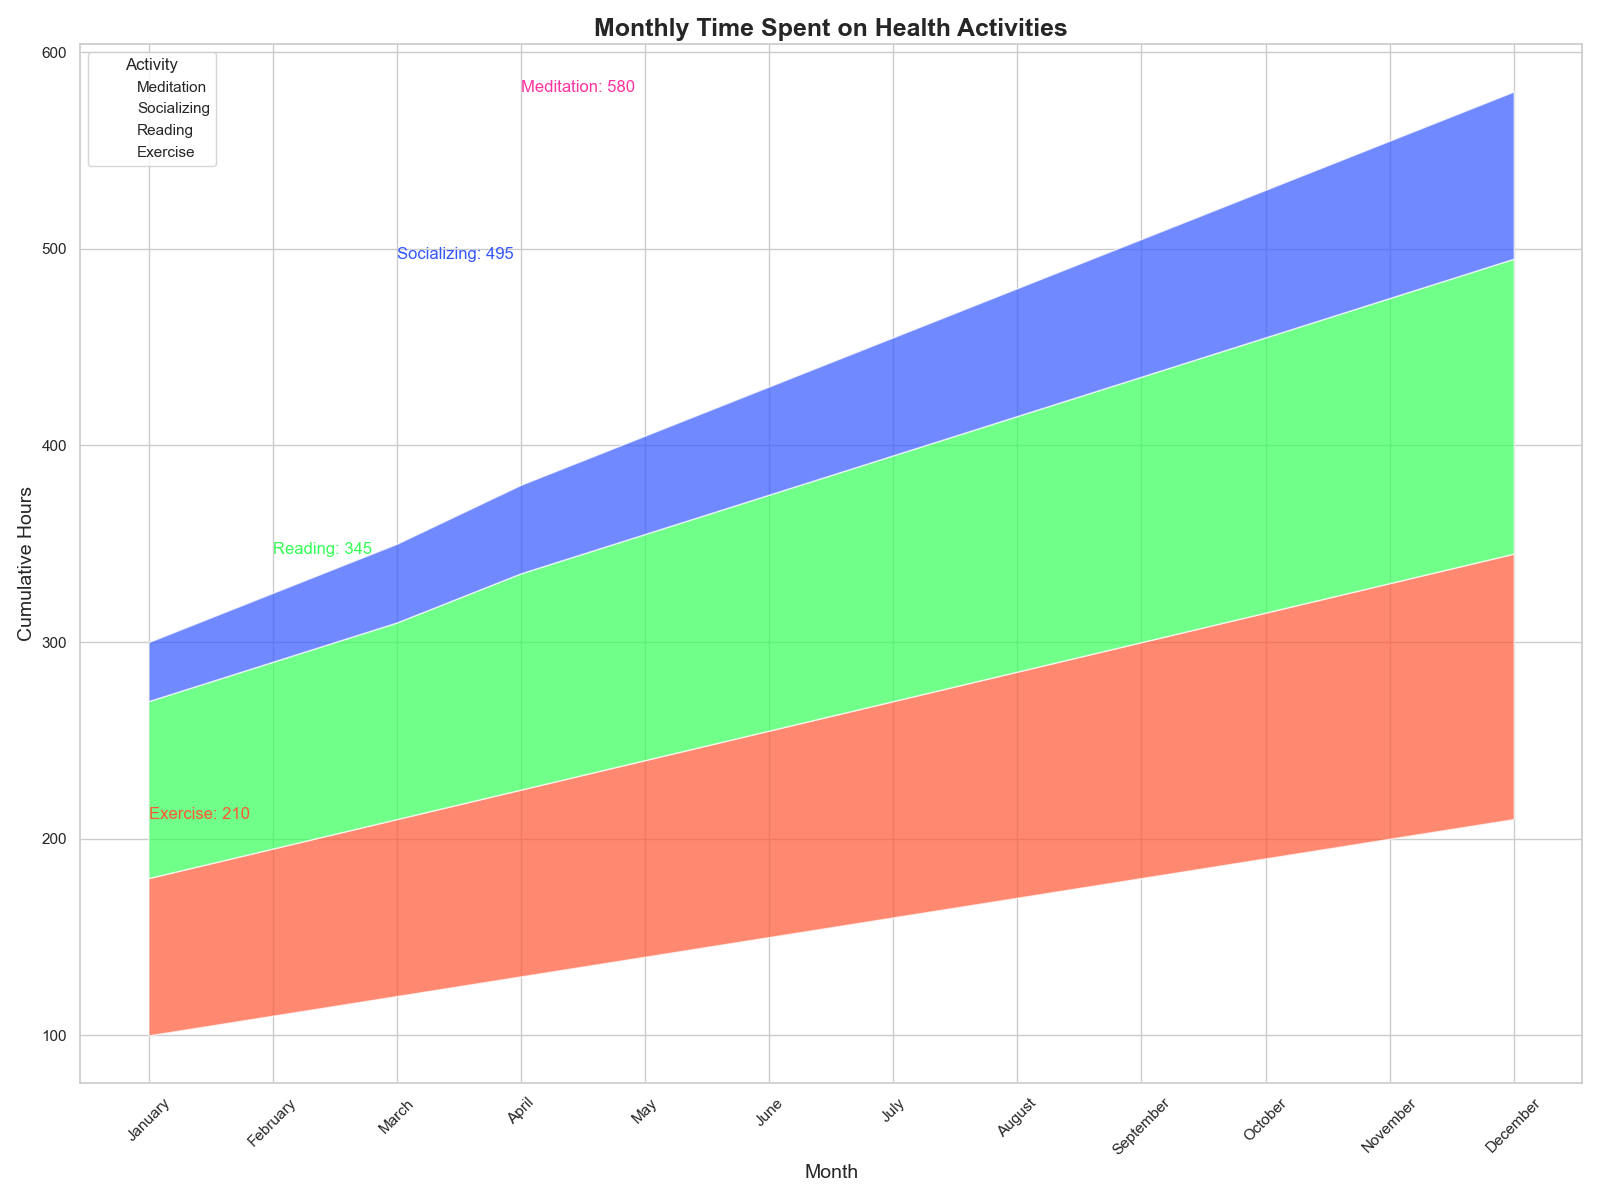

The script that drew this image:

import pandas as pd
import seaborn as sns
import matplotlib.pyplot as plt

# Create dataframe
data = {
    'Month': ['January', 'February', 'March', 'April', 'May', 'June', 'July', 'August', 'September', 'October', 'November', 'December'],
    'Exercise': [100, 110, 120, 130, 140, 150, 160, 170, 180, 190, 200, 210],
    'Reading': [80, 85, 90, 95, 100, 105, 110, 115, 120, 125, 130, 135],
    'Socializing': [90, 95, 100, 110, 115, 120, 125, 130, 135, 140, 145, 150],
    'Meditation': [30, 35, 40, 45, 50, 55, 60, 65, 70, 75, 80, 85]
}
df = pd.DataFrame(data)
df = df.set_index('Month')

# Plot stacked area chart
plt.figure(figsize=(16, 12))
sns.set_theme(style="whitegrid")
pal = ["#FF5733", "#33FF57", "#3357FF", "#FF33A1"]

# Cumulate the values
df_cum = df.cumsum(axis=1)

# Plot the lines to create a stacked effect
for i in range(len(df.columns)-1, -1, -1):
    sns.lineplot(data=df_cum[df.columns[i]], label=df.columns[i], color=pal[i], linewidth=0)

# Fill the area between the lines
for i in range(len(df.columns)-1):
    plt.fill_between(df.index, df_cum.iloc[:, i], df_cum.iloc[:, i+1], facecolor=pal[i], alpha=0.7)

# Annotation
for idx, value in enumerate(df_cum.iloc[-1]):
    plt.text(idx, value, f'{df.columns[idx]}: {value}', horizontalalignment='left', size='medium', color=pal[idx])

# Customize chart
plt.title("Monthly Time Spent on Health Activities", fontsize=18, fontweight='bold', loc='center')
plt.xlabel("Month", fontsize=14)
plt.ylabel("Cumulative Hours", fontsize=14)
plt.xticks(rotation=45)
plt.legend(title='Activity', loc='upper left')

# Show the chart
plt.tight_layout()
plt.show()
